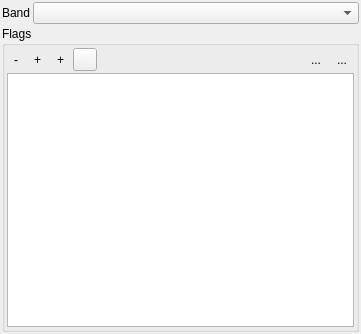
<?xml version="1.0" encoding="UTF-8"?>
<ui version="4.0">
 <class>Form</class>
 <widget class="QWidget" name="Form">
  <property name="geometry">
   <rect>
    <x>0</x>
    <y>0</y>
    <width>361</width>
    <height>334</height>
   </rect>
  </property>
  <property name="windowTitle">
   <string>Form</string>
  </property>
  <property name="windowIcon">
   <iconset>
    <normaloff>:/qps/ui/icons/raster_flagimage.svg</normaloff>:/qps/ui/icons/raster_flagimage.svg</iconset>
  </property>
  <layout class="QGridLayout" name="gridLayout" columnstretch="0,2,1">
   <property name="leftMargin">
    <number>2</number>
   </property>
   <property name="topMargin">
    <number>2</number>
   </property>
   <property name="rightMargin">
    <number>2</number>
   </property>
   <property name="bottomMargin">
    <number>2</number>
   </property>
   <property name="spacing">
    <number>2</number>
   </property>
   <item row="0" column="0">
    <widget class="QLabel" name="label">
     <property name="text">
      <string>Band</string>
     </property>
    </widget>
   </item>
   <item row="2" column="0" colspan="3">
    <widget class="QgsCollapsibleGroupBox" name="mGroupBox">
     <property name="sizePolicy">
      <sizepolicy hsizetype="Preferred" vsizetype="Preferred">
       <horstretch>0</horstretch>
       <verstretch>1</verstretch>
      </sizepolicy>
     </property>
     <property name="title">
      <string>Flags</string>
     </property>
     <layout class="QVBoxLayout" name="verticalLayout">
      <property name="spacing">
       <number>2</number>
      </property>
      <property name="leftMargin">
       <number>2</number>
      </property>
      <property name="topMargin">
       <number>2</number>
      </property>
      <property name="rightMargin">
       <number>2</number>
      </property>
      <property name="bottomMargin">
       <number>2</number>
      </property>
      <item>
       <layout class="QHBoxLayout" name="horizontalLayout">
        <property name="spacing">
         <number>2</number>
        </property>
        <item>
         <widget class="QToolButton" name="btnRemoveFlags">
          <property name="text">
           <string>-</string>
          </property>
          <property name="icon">
           <iconset resource="../../QGIS/images/images.qrc">
            <normaloff>:/images/themes/default/mActionRemove.svg</normaloff>:/images/themes/default/mActionRemove.svg</iconset>
          </property>
          <property name="autoRaise">
           <bool>true</bool>
          </property>
         </widget>
        </item>
        <item>
         <widget class="QToolButton" name="btnAddFlag">
          <property name="text">
           <string>+</string>
          </property>
          <property name="icon">
           <iconset resource="../../QGIS/images/images.qrc">
            <normaloff>:/images/themes/default/mActionAdd.svg</normaloff>:/images/themes/default/mActionAdd.svg</iconset>
          </property>
          <property name="autoRaise">
           <bool>true</bool>
          </property>
         </widget>
        </item>
        <item>
         <widget class="QToolButton" name="btnCombineFlags">
          <property name="text">
           <string>+</string>
          </property>
          <property name="icon">
           <iconset resource="../../QGIS/images/images.qrc">
            <normaloff>:/images/themes/default/mIconConnect.svg</normaloff>:/images/themes/default/mIconConnect.svg</iconset>
          </property>
          <property name="autoRaise">
           <bool>true</bool>
          </property>
         </widget>
        </item>
        <item>
         <widget class="QgsColorButton" name="btnCombinedFlagsColor">
          <property name="color">
           <color>
            <red>170</red>
            <green>170</green>
            <blue>0</blue>
           </color>
          </property>
          <property name="defaultColor">
           <color>
            <red>170</red>
            <green>170</green>
            <blue>0</blue>
           </color>
          </property>
         </widget>
        </item>
        <item>
         <spacer name="horizontalSpacer">
          <property name="orientation">
           <enum>Qt::Horizontal</enum>
          </property>
          <property name="sizeHint" stdset="0">
           <size>
            <width>40</width>
            <height>20</height>
           </size>
          </property>
         </spacer>
        </item>
        <item>
         <widget class="QToolButton" name="btnSaveBitFlagScheme">
          <property name="text">
           <string>...</string>
          </property>
          <property name="icon">
           <iconset resource="../../QGIS/images/images.qrc">
            <normaloff>:/images/themes/default/mActionFileSave.svg</normaloff>:/images/themes/default/mActionFileSave.svg</iconset>
          </property>
          <property name="autoRaise">
           <bool>true</bool>
          </property>
         </widget>
        </item>
        <item>
         <widget class="QToolButton" name="btnLoadBitFlagScheme">
          <property name="text">
           <string>...</string>
          </property>
          <property name="icon">
           <iconset resource="../../QGIS/images/images.qrc">
            <normaloff>:/images/themes/default/mActionFileOpen.svg</normaloff>:/images/themes/default/mActionFileOpen.svg</iconset>
          </property>
          <property name="autoRaise">
           <bool>true</bool>
          </property>
         </widget>
        </item>
       </layout>
      </item>
      <item>
       <widget class="BitFlagRendererTreeView" name="mTreeView">
        <property name="sizePolicy">
         <sizepolicy hsizetype="Expanding" vsizetype="Expanding">
          <horstretch>0</horstretch>
          <verstretch>1</verstretch>
         </sizepolicy>
        </property>
        <property name="styleSheet">
         <string notr="true"/>
        </property>
        <property name="sizeAdjustPolicy">
         <enum>QAbstractScrollArea::AdjustIgnored</enum>
        </property>
        <property name="alternatingRowColors">
         <bool>false</bool>
        </property>
        <property name="autoExpandDelay">
         <number>-1</number>
        </property>
        <property name="rootIsDecorated">
         <bool>true</bool>
        </property>
        <property name="uniformRowHeights">
         <bool>true</bool>
        </property>
        <property name="sortingEnabled">
         <bool>true</bool>
        </property>
        <property name="headerHidden">
         <bool>false</bool>
        </property>
        <attribute name="headerMinimumSectionSize">
         <number>10</number>
        </attribute>
        <attribute name="headerDefaultSectionSize">
         <number>25</number>
        </attribute>
       </widget>
      </item>
     </layout>
    </widget>
   </item>
   <item row="3" column="0">
    <spacer name="verticalSpacer">
     <property name="orientation">
      <enum>Qt::Vertical</enum>
     </property>
     <property name="sizeHint" stdset="0">
      <size>
       <width>20</width>
       <height>0</height>
      </size>
     </property>
    </spacer>
   </item>
   <item row="0" column="1" colspan="2">
    <widget class="QgsRasterBandComboBox" name="mRasterBandComboBox">
     <property name="editable">
      <bool>false</bool>
     </property>
    </widget>
   </item>
  </layout>
  <action name="actionAddParameter">
   <property name="icon">
    <iconset resource="../../QGIS/images/images.qrc">
     <normaloff>:/images/themes/default/mActionAdd.svg</normaloff>:/images/themes/default/mActionAdd.svg</iconset>
   </property>
   <property name="text">
    <string>addFlagParameter</string>
   </property>
   <property name="toolTip">
    <string>Add a new parameter</string>
   </property>
  </action>
  <action name="actionRemoveParameters">
   <property name="icon">
    <iconset resource="../../QGIS/images/images.qrc">
     <normaloff>:/images/themes/default/mActionRemove.svg</normaloff>:/images/themes/default/mActionRemove.svg</iconset>
   </property>
   <property name="text">
    <string>Remove</string>
   </property>
   <property name="toolTip">
    <string>Removes the selected parameter(s).</string>
   </property>
  </action>
  <action name="actionLoadBitFlagScheme">
   <property name="icon">
    <iconset resource="../../QGIS/images/images.qrc">
     <normaloff>:/images/themes/default/mActionFileOpen.svg</normaloff>:/images/themes/default/mActionFileOpen.svg</iconset>
   </property>
   <property name="text">
    <string>Load bit Flag Scheme</string>
   </property>
   <property name="toolTip">
    <string>Loads a bit flag scheme</string>
   </property>
  </action>
  <action name="actionSaveBitFlagScheme">
   <property name="icon">
    <iconset resource="../../QGIS/images/images.qrc">
     <normaloff>:/images/themes/default/mActionFileSave.svg</normaloff>:/images/themes/default/mActionFileSave.svg</iconset>
   </property>
   <property name="text">
    <string>Save Bit Flag Scheme</string>
   </property>
   <property name="toolTip">
    <string>Saves the current Bit Flag Scheme</string>
   </property>
  </action>
  <action name="actionCombineFlags">
   <property name="checkable">
    <bool>true</bool>
   </property>
   <property name="icon">
    <iconset resource="../../QGIS/images/images.qrc">
     <normaloff>:/images/themes/default/mIconConnect.svg</normaloff>:/images/themes/default/mIconConnect.svg</iconset>
   </property>
   <property name="text">
    <string>Combine Flags</string>
   </property>
   <property name="toolTip">
    <string>Activate to combine all selected flags states and show them with unified color</string>
   </property>
  </action>
 </widget>
 <customwidgets>
  <customwidget>
   <class>QgsCollapsibleGroupBox</class>
   <extends>QGroupBox</extends>
   <header>qgscollapsiblegroupbox.h</header>
   <container>1</container>
  </customwidget>
  <customwidget>
   <class>QgsColorButton</class>
   <extends>QToolButton</extends>
   <header>qgscolorbutton.h</header>
  </customwidget>
  <customwidget>
   <class>QgsRasterBandComboBox</class>
   <extends>QComboBox</extends>
   <header>qgsrasterbandcombobox.h</header>
  </customwidget>
  <customwidget>
   <class>BitFlagRendererTreeView</class>
   <extends>QTreeView</extends>
   <header>bitflagrenderer.bitflagrenderer</header>
  </customwidget>
 </customwidgets>
 <resources>
  <include location="../../../../QGIS/images/images.qrc"/>
  <include location="../qpsbitflagrenderer.qrc"/>
  <include location="../../../QGIS/images/images.qrc"/>
  <include location="../../QGIS/images/images.qrc"/>
 </resources>
 <connections/>
</ui>
